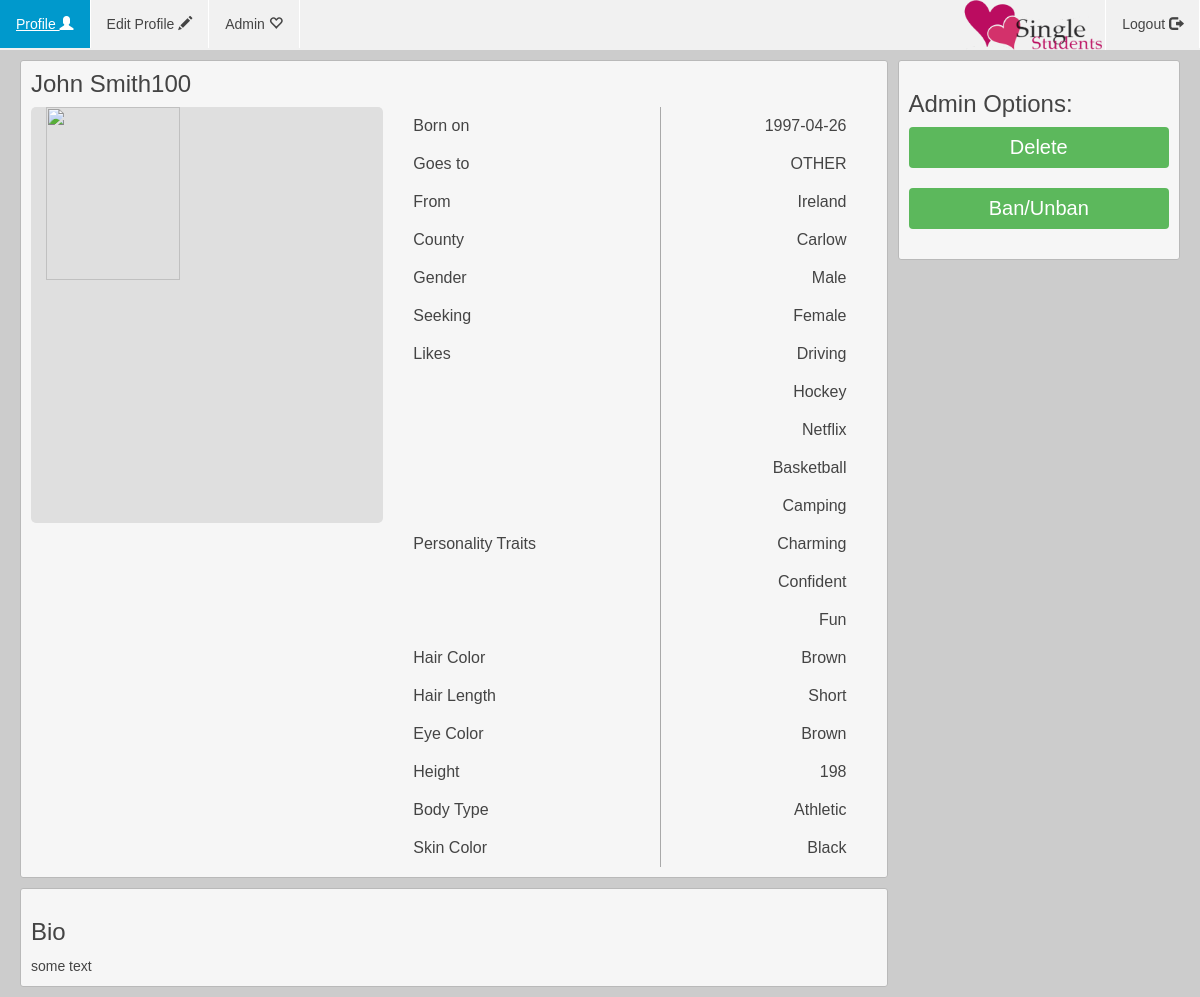
Screenshot of /UserProfileOther.php?user=User100 (signed in) with the database file from the repository.
### tables this page shows
CREATE TABLE IF NOT EXISTS `register` (
  `USERNAME` varchar(60) NOT NULL,
  `FORENAME` varchar(15) NOT NULL,
  `SURNAME` varchar(20) NOT NULL,
  `PASSWORD` varchar(60) NOT NULL,
  `EMAIL` varchar(30) NOT NULL,
  `DOB` date NOT NULL,
  `PREFERENCE` varchar(15) NOT NULL,
  `SEX` varchar(15) NOT NULL,
  `IMAGE` varchar(60) NOT NULL,
  PRIMARY KEY (`USERNAME`)
);

CREATE TABLE IF NOT EXISTS `college` (
  `COLLEGENUMBER` int(3) NOT NULL,
  `COLLEGENAME` varchar(10) DEFAULT NULL,
  PRIMARY KEY (`COLLEGENUMBER`)
);

CREATE TABLE IF NOT EXISTS `location` (
  `USERNAME` varchar(15) NOT NULL,
  `COLLEGE` int(3) NOT NULL,
  `CITY` varchar(20) NOT NULL,
  `COUNTY` int(3) NOT NULL,
  PRIMARY KEY (`USERNAME`),
  KEY `FK_LOCATION_COLLEGE` (`COLLEGE`),
  KEY `FK_LOCATION_COUNTY` (`COUNTY`)
);

CREATE TABLE IF NOT EXISTS `county` (
  `COUNTYNUMBER` int(3) NOT NULL,
  `COUNTYNAME` varchar(10) DEFAULT NULL,
  PRIMARY KEY (`COUNTYNUMBER`)
);

CREATE TABLE IF NOT EXISTS `likeoptions` (
  `LIKENUMBER` int(3) NOT NULL AUTO_INCREMENT,
  `LIKENAME` varchar(20) DEFAULT NULL,
  PRIMARY KEY (`LIKENUMBER`)
);

CREATE TABLE IF NOT EXISTS `personalityoptions` (
  `PERSONALITYNUMBER` int(3) NOT NULL AUTO_INCREMENT,
  `PERSONALITYTRAIT` varchar(15) DEFAULT NULL,
  PRIMARY KEY (`PERSONALITYNUMBER`)
);

CREATE TABLE IF NOT EXISTS `haircolors` (
  `HAIRNUMBER` int(3) NOT NULL,
  `HAIRCOLOR` varchar(20) DEFAULT NULL,
  PRIMARY KEY (`HAIRNUMBER`)
);

CREATE TABLE IF NOT EXISTS `hairlengths` (
  `HAIRLENNUMBER` int(11) NOT NULL,
  `HAIRLENNAME` varchar(15) DEFAULT NULL,
  PRIMARY KEY (`HAIRLENNUMBER`)
);

CREATE TABLE IF NOT EXISTS `eyecolors` (
  `EYENUMBER` int(3) NOT NULL AUTO_INCREMENT,
  `EYECOLOR` varchar(10) DEFAULT NULL,
  PRIMARY KEY (`EYENUMBER`)
);

CREATE TABLE IF NOT EXISTS `physical` (
  `USERNAME` varchar(15) NOT NULL,
  `EYES` int(3) NOT NULL,
  `HAIR` int(3) NOT NULL,
  `HAIRLEN` int(3) NOT NULL,
  `BODY` int(3) NOT NULL,
  `HEIGHT` int(3) NOT NULL,
  `ETHNICITY` int(3) NOT NULL,
  PRIMARY KEY (`USERNAME`),
  KEY `FK_PHYSICAL_BODYTYPE` (`BODY`),
  KEY `FK_PHYSICAL_EYECOLORS` (`EYES`),
  KEY `FK_PHYSICAL_HAIRCOLORS` (`HAIR`),
  KEY `FK_PHYSICAL_HAIRLENGTHS` (`HAIRLEN`),
  KEY `FK_PHYSICAL_HEIGHT` (`HEIGHT`),
  KEY `FK_PHYSICAL_SKINTONES` (`ETHNICITY`)
);

CREATE TABLE IF NOT EXISTS `bodytype` (
  `BODYNUMBER` int(3) NOT NULL,
  `BODYNAME` varchar(15) DEFAULT NULL,
  PRIMARY KEY (`BODYNUMBER`)
);

CREATE TABLE IF NOT EXISTS `skintones` (
  `TONENUMBER` int(3) NOT NULL AUTO_INCREMENT,
  `TONE` varchar(15) DEFAULT NULL,
  PRIMARY KEY (`TONENUMBER`)
);

CREATE TABLE IF NOT EXISTS `bio` (
  `USERNAME` varchar(15) NOT NULL,
  `INFO` varchar(150) NOT NULL,
  PRIMARY KEY (`USERNAME`)
);

### UserProfileDataOther.php (called while the page is built, shortened)
<?php
require 'Connect.php';
$user = $_SESSION['otherUsername'];
$query = "Select FORENAME,SURNAME,IMAGE,DOB,SEX,PREFERENCE from REGISTER where USERNAME='$user';";
$query_run = mysqli_query($db, $query);
$query_array = mysqli_fetch_array($query_run);
$forename = $query_array[0];
$surname = $query_array[1];
$DOB = $query_array[3];
$sex = $query_array[4];
$preference = $query_array[5];
$query2 = "Select COLLEGE,CITY,COUNTY from LOCATION
where USERNAME='$user';";
$query2_run = mysqli_query($db, $query2);
$query2_array = mysqli_fetch_array($query2_run);
$college = $query2_array[0];
$city = $query2_array[1];
$county = $query2_array[2];
$queryCollege = "Select COLLEGENAME FROM COLLEGE WHERE COLLEGENUMBER='$college';";
$queryCollege_array = mysqli_fetch_array(mysqli_query($db, $queryCollege));
$collegeName = $queryCollege_array[0];
$queryCounty = "Select COUNTYNAME FROM COUNTY WHERE COUNTYNUMBER='$county';";
$queryCounty_array = mysqli_fetch_array(mysqli_query($db, $queryCounty));
$countyName = $queryCounty_array[0];
$query = "SELECT HOBBY, HOBBY2, HOBBY3, HOBBY4, HOBBY5 FROM LIKES WHERE USERNAME = '$user';";
$row = mysqli_fetch_array(mysqli_query($db, $query));
$hobbies = array($row[0], $row[1], $row[2], $row[3], $row[4]);
$query = "SELECT LIKENAME FROM LIKEOPTIONS WHERE LIKENUMBER = '$hobbies[0]';";
$result = mysqli_query($db, $query);
$row = mysqli_fetch_array($result);
$hobby1 = $row[0];
$query = "SELECT LIKENAME FROM LIKEOPTIONS WHERE LIKENUMBER = '$hobbies[1]';";
$result = mysqli_query($db, $query);
$row = mysqli_fetch_array($result);
$hobby2 = $row[0];
$query = "SELECT LIKENAME FROM LIKEOPTIONS WHERE LIKENUMBER = '$hobbies[2]';";
$result = mysqli_query($db, $query);
$row = mysqli_fetch_array($result);
$hobby3 = $row[0];
$query = "SELECT LIKENAME FROM LIKEOPTIONS WHERE LIKENUMBER = '$hobbies[3]';";
$result = mysqli_query($db, $query);
$row = mysqli_fetch_array($result);
$hobby4 = $row[0];
$query = "SELECT LIKENAME FROM LIKEOPTIONS WHERE LIKENUMBER = '$hobbies[4]';";
$result = mysqli_query($db, $query);
$row = mysqli_fetch_array($result);
$hobby5 = $row[0];
$query = "SELECT TRAIT, TRAIT2, TRAIT3 FROM PERSONALITY WHERE USERNAME = '$user';";
$row = mysqli_fetch_array(mysqli_query($db, $query));
$traits = array($row[0], $row[1], $row[2]);
$query = "SELECT PERSONALITYTRAIT FROM PERSONALITYOPTIONS WHERE PERSONALITYNUMBER = '$traits[0]';";
$result = mysqli_query($db, $query);
$row = mysqli_fetch_row($result);
$trait1 = $row[0];
$query = "SELECT PERSONALITYTRAIT FROM PERSONALITYOPTIONS WHERE PERSONALITYNUMBER = '$traits[1]';";
$result = mysqli_query($db, $query);
$row = mysqli_fetch_row($result);
$trait2 = $row[0];
$query = "SELECT PERSONALITYTRAIT FROM PERSONALITYOPTIONS WHERE PERSONALITYNUMBER = '$traits[2]';";
$result = mysqli_query($db, $query);
$row = mysqli_fetch_row($result);
$trait3 = $row[0];
$query = "SELECT EYES, HAIR, HAIRLEN, BODY, HEIGHT, ETHNICITY FROM PHYSICAL WHERE USERNAME = '$user';";
$row = mysqli_fetch_array(mysqli_query($db, $query));
$physical = array($row[0], $row[1], $row[2], $row[3], $row[4], $row[5]);
$query = "SELECT EYECOLOR FROM EYECOLORS WHERE EYENUMBER = '$physical[0]';";
$query_run = mysqli_query($db, $query);
$row = mysqli_fetch_array($query_run);
$eye = $row[0];
$query = "SELECT HAIRCOLOR FROM HAIRCOLORS WHERE HAIRNUMBER = '$physical[1]';";
$query_run = mysqli_query($db, $query);
$row = mysqli_fetch_array($query_run);
$hair = $row[0];
$query = "SELECT HAIRLENNAME FROM HAIRLENGTHS WHERE HAIRLENNUMBER = '$physical[2]';";
$query_run = mysqli_query($db, $query);
$row = mysqli_fetch_array($query_run);
$hairlen = $row[0];
$query = "SELECT BODYNAME FROM BODYTYPE WHERE BODYNUMBER = '$physical[3]';";
$query_run = mysqli_query($db, $query);
$row = mysqli_fetch_array($query_run);
$body = $row[0];
$height = $physical[4];
$query = "SELECT TONE FROM SKINTONES WHERE TONENUMBER = '$physical[5]';";
$query_run = mysqli_query($db, $query);
$row = mysqli_fetch_array($query_run);
$skin = $row[0];
$query = "SELECT INFO FROM BIO WHERE USERNAME = '$user';";
$row = mysqli_fetch_array(mysqli_query($db, $query));
$bio = $row[0];

### UserProfileOther.php (the view, shortened to what this page needs)
<?php
require 'UserProfileDataOther.php';
?>
<html>
<head>
    <link rel="stylesheet" href="https://maxcdn.bootstrapcdn.com/bootstrap/3.3.6/css/bootstrap.min.css">
    <link rel="stylesheet" href="css/style.css" media="screen" title="no title" charset="utf-8">
</head>
<body>
<?php
if ((isset($_SESSION['admin']))) {
?>
<div class="wrapper">
    <div id = "navbar">
        <ul>
            <li><a href = "UserProfileOther.php?user=<?php echo $_SESSION['otherUsername']?>" />Profile <span class = "glyphicon glyphicon-user"></span></a></li>
            <li><a href = "EditProfileOther.php" />Edit Profile <span class = "glyphicon glyphicon-pencil"></span></a></li>
            <li><a href = "AdminPage.php?aPage=default" />Admin <span class = "glyphicon glyphicon-heart-empty"></span></a></li>
            <ul style="float:right;list-style-type:none;">
                <li><img src = "images/logo-flat.png" height = "50"/></li>
                <li><a href = "Logout.php" />Logout <span class = "glyphicon glyphicon-log-out"></span></a></li>
            </ul>
        </ul>
    </div>
</div>
<?php
}?>
<div class="container">
    <div class="row">
        <div class="container col-xs-9">
            <div class="row user-page-borders user-page-sizelock">
                <h3 style="margin: 0px 0px 10px"><?php echo $forename." ".$surname;?></h3>
                <img class="col-xs-5 user-profile-pic" src=<?php $image ?> alt="Semi decent photo" />
                <table class="userdata col-xs-7">
                    <tr>
                        <td class="align-left">Born on</td>
                        <td class="align-right"><?php echo $DOB; ?></td>
                    </tr>
                    <tr>
                        <td class="align-left">Goes to</td>
                        <td class="align-right"><?php echo $collegeName;?></td>
                    </tr>
                    <tr>
                        <td class="align-left">From</td>
                        <td class="align-right"><?php echo $city;?></td>
                    </tr>
                    <tr>
                        <td class="align-left">County</td>
                        <td class="align-right"><?php echo $countyName; ?></td>
                    </tr>
                    <tr>
                        <td class="align-left">Gender</td>
                        <td class="align-right"><?php echo $sex ?></td>
                    </tr>
                    <tr>
                        <td class="align-left">Seeking</td>
                        <td class="align-right"><?php echo $preference ?></td>
                    </tr>
                    <tr>
                        <td class="align-left">Likes</td>
                        <td class="align-right"><?php echo $hobby1; ?></td>
                    </tr>
                    <tr>
                        <td class="align-left"></td>
                        <td class="align-right"><?php echo $hobby2; ?></td>
                    </tr>
                    <tr>
                        <td class="align-left"></td>
                        <td class="align-right"><?php echo $hobby3; ?></td>
                    </tr>
                    <tr>
                        <td class="align-left"></td>
                        <td class="align-right"><?php echo $hobby4; ?></td>
                    </tr>
                    <tr>
                        <td class="align-left"></td>
                        <td class="align-right"><?php echo $hobby5; ?></td>
                    </tr>
					<tr>
                        <td class="align-left">Personality Traits</td>
                        <td class="align-right"><?php echo $trait1 ?></td>
                    </tr>
					<tr>
                        <td class="align-left"></td>
                        <td class="align-right"><?php echo $trait2 ?></td>
                    </tr>
					<tr>
                        <td class="align-left"></td>
                        <td class="align-right"><?php echo $trait3 ?></td>
                    </tr>
					<tr>
                        <td class="align-left">Hair Color</td>
                        <td class="align-right"><?php echo $hair ?></td>
                    </tr>
					<tr>
                        <td class="align-left">Hair Length</td>
                        <td class="align-right"><?php echo $hairlen ?></td>
                    </tr>
					<tr>
                        <td class="align-left">Eye Color</td>
                        <td class="align-right"><?php echo $eye ?></td>
                    </tr>
					<tr>
                        <td class="align-left">Height</td>
                        <td class="align-right"><?php echo $height ?></td>
                    </tr>
					<tr>
                        <td class="align-left">Body Type</td>
                        <td class="align-right"><?php echo $body ?></td>
                    </tr>
					<tr>
                        <td class="align-left">Skin Color</td>
                        <td class="align-right"><?php echo $skin ?></td>
                    </tr>
                </table>
            </div>
            <div class="row user-page-borders user-page-sizelock">
                <h3>Bio</h3>
                <?php echo $bio ?>
            </div>
        </div>
         <?php
        if ((!isset($_SESSION['admin']))) {
            ?>
            <div class="container col-xs-3">
                <div class="row user-page-borders">
                    <h3>Options:</h3>
                    <div class="container col-xs-12">
					<div class="row">
                        <button  onclick="location.href = 'MatchUser.php';" class="btn btn-success index-btn" type="button" name="Next">Match</button>
                    </div>
                    <br>
                    <div class="row">
                        <button  onclick="location.href = 'ReportUser.php';" class="btn btn-success index-btn" type="button" name="Next">Report</button>
                    </div>
                    <br>
                    </div>
                </div>
            </div>
            <?php
            ;
        } else {
        ?>
        <div class="container col-xs-3">
            <div class="row user-page-borders">
                <h3>Admin Options: </h3>
                <div class="container col-xs-12">
                    <div class="row">
                        <button  onclick="location.href = 'DeleteUser.php';" class="btn btn-success index-btn" type="button" name="Next">Delete</button>
                    </div>
                    <br>
                    <div class="row">
                        <button  onclick="location.href = 'BanUser.php';" class="btn btn-success index-btn" type="button" name="Next">Ban/Unban</button>
                    </div>
                    <br>
                </div>
            </div>
        </div>
        <?php
        }
        ?>
    </div>
</div>
</body>
</html>

### css/style.css (style rules this page uses)
body { background-color: #CCC; color: #444; font-family: Arial, Helvetica, sans-serif; background-size: cover; background-repeat: no-repeat; background-position: center center; min-width: 650px; }
.user-page-borders { margin: 10px -10px; background-color: rgb(246, 246, 246); padding: 10px; border-radius: 3px; border: 1px solid rgb(185, 185, 185); }
.user-profile-pic { float: left; background-color: #DFDFDF; border-radius: 5px; }
.userdata td { padding: 10px 30px; }
.align-right { text-align: right; border-left: 1px solid #a9a9a9; }
.align-left { text-align: left; }
.index-btn { color: white; border: none; margin: auto; width: 100%; text-align: center; align-self: auto; border-radius: 4px; font-size: 20px; }
ul { list-style-type: none; margin: 0; padding: 0; overflow: hidden; background-color: #f1f1f1; }
li { float: left; border-right: 1px solid white; }
li a { display: inline-block; color: #444; text-align: center; padding: 14px 16px; text-decoration: none; }
button { background-color: white; border: 2px solid #0099cc; color: black; padding: 16px 32px; width: 130px; text-align: center; text-decoration: none; display: inline-block; font-size: 15px; margin: 4px 2px; -webkit-transition-duration: 0.4s; -moz-transition-duration: 0.4s; transition-duration: 0.4s; cursor: pointer; background: -moz-linear-gradient(top, #FFF, #0099CC); background: -webkit-gradient(linear, left top, left bottom, color-stop(0.0, #FFF), color-stop(1.0, #EAEAEA)); -moz-border-radius: 5px; -webkit-border-radius: 5px; border-radius: 5px; }

### rows the page displays
register: FORENAME "John", SURNAME "Smith100", DOB "1997-04-26", SEX "Male", PREFERENCE "Female"
college: COLLEGENAME "OTHER"
location: CITY "Ireland"
county: COUNTYNAME "Carlow"
likeoptions: LIKENAME "Driving"
likeoptions: LIKENAME "Hockey"
likeoptions: LIKENAME "Netflix"
likeoptions: LIKENAME "Basketball"
likeoptions: LIKENAME "Camping"
personalityoptions: PERSONALITYTRAIT "Charming"
personalityoptions: PERSONALITYTRAIT "Confident"
personalityoptions: PERSONALITYTRAIT "Fun"
haircolors: HAIRCOLOR "Brown"
hairlengths: HAIRLENNAME "Short"
eyecolors: EYECOLOR "Brown"
physical: HEIGHT "198"
bodytype: BODYNAME "Athletic"
skintones: TONE "Black"
bio: INFO "some text"
